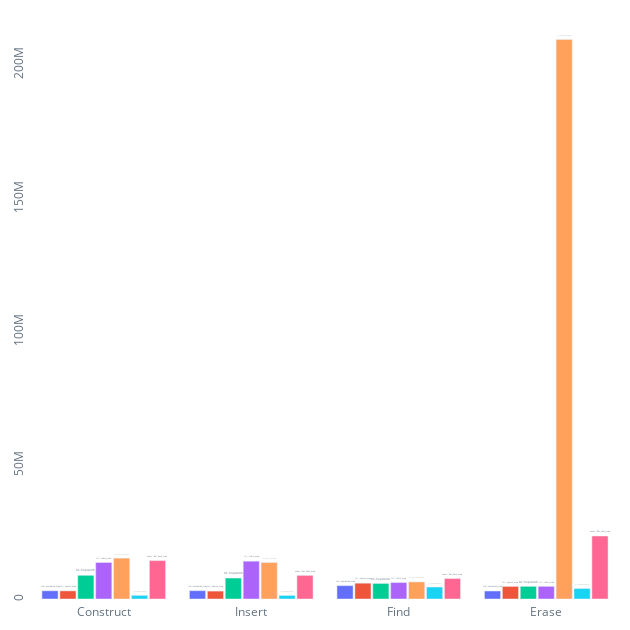

The code cell stored with this chart in its notebook:
### Code cell
df = frame_files('result_containers.json')
workloads = ['Construct', 'Insert', 'Find', 'Erase']
bars = [
    make_bar(
        name='std::unordered_map', 
        color=colors_other[0],
        ops=df[df["name"].str.contains('std::unordered_map')]['entries/core/s'].to_list(),
        workloads=workloads,
    ),
    make_bar(
        name='tsl::sparse_map', 
        color=colors_other[1],
        ops=df[df["name"].str.contains('tsl::sparse_map')]['entries/core/s'].to_list(),
        workloads=workloads,
    ),
    make_bar(
        name='tsl::hopscotch', 
        color=colors_other[2],
        ops=df[df["name"].str.contains('tsl::hopscotch')]['entries/core/s'].to_list(),
        workloads=workloads,
    ),
    make_bar(
        name='tsl::robin_map', 
        color=colors_other[3],
        ops=df[df["name"].str.contains('tsl::robin_map')]['entries/core/s'].to_list(),
        workloads=workloads,
    ),
    make_bar(
        name='google::dense_hash_map', 
        color=colors_other[4],
        ops=df[df["name"].str.contains('google::dense_hash_map')]['entries/core/s'].to_list(),
        workloads=workloads,
    ),
    make_bar(
        name='google::sparse_hash_map', 
        color=colors_other[5],
        ops=df[df["name"].str.contains('google::sparse_hash_map')]['entries/core/s'].to_list(),
        workloads=workloads,
    ),
    make_bar(
        name='unum::flat_hash_map', 
        color=colors_other[6],
        ops=df[df["name"].str.contains('unum::flat_hash_map')]['entries/core/s'].to_list(),
        workloads=workloads,
    ),
]
fig = make_chart_with_bars(bars)
fig.write_image("report_containers.svg")
fig.show()

### Figure 1 — Plotly figure (JSON) as saved in the notebook; plotly's stock layout.template omitted (floating-point values rounded to 4 significant figures)
{"data": [{"name": "std::unordered_map", "orientation": "v", "text": ["std::unordered_map", "std::unordered_map", "std::unordered_map", "std::unordered_map"], "textposition": "outside", "type": "bar", "x": ["Construct", "Insert", "Find", "Erase"], "y": [3076000.0, 3108000.0, 4995000.0, 2989000.0]}, {"name": "tsl::sparse_map", "orientation": "v", "text": ["tsl::sparse_map", "tsl::sparse_map", "tsl::sparse_map", "tsl::sparse_map"], "textposition": "outside", "type": "bar", "x": ["Construct", "Insert", "Find", "Erase"], "y": [3042000.0, 2957000.0, 5922000.0, 4705000.0]}, {"name": "tsl::hopscotch", "orientation": "v", "text": ["tsl::hopscotch", "tsl::hopscotch", "tsl::hopscotch", "tsl::hopscotch"], "textposition": "outside", "type": "bar", "x": ["Construct", "Insert", "Find", "Erase"], "y": [8870000.0, 7852000.0, 5824000.0, 4737000.0]}, {"name": "tsl::robin_map", "orientation": "v", "text": ["tsl::robin_map", "tsl::robin_map", "tsl::robin_map", "tsl::robin_map"], "textposition": "outside", "type": "bar", "x": ["Construct", "Insert", "Find", "Erase"], "y": [13670000.0, 14160000.0, 6165000.0, 4749000.0]}, {"name": "google::dense_hash_map", "orientation": "v", "text": ["google::dense_hash_map", "google::dense_hash_map", "google::dense_hash_map", "google::dense_hash_map"], "textposition": "outside", "type": "bar", "x": ["Construct", "Insert", "Find", "Erase"], "y": [15310000.0, 13660000.0, 6397000.0, 209600000.0]}, {"name": "google::sparse_hash_map", "orientation": "v", "text": ["google::sparse_hash_map", "google::sparse_hash_map", "google::sparse_hash_map", "google::sparse_hash_map"], "textposition": "outside", "type": "bar", "x": ["Construct", "Insert", "Find", "Erase"], "y": [1352000.0, 1331000.0, 4481000.0, 3912000.0]}, {"name": "unum::flat_hash_map", "orientation": "v", "text": ["unum::flat_hash_map", "unum::flat_hash_map", "unum::flat_hash_map", "unum::flat_hash_map"], "textposition": "outside", "type": "bar", "x": ["Construct", "Insert", "Find", "Erase"], "y": [14380000.0, 8840000.0, 7670000.0, 23600000.0]}], "layout": {"bargap": 0.15, "bargroupgap": 0.1, "barmode": "group", "font": {"color": "#637381"}, "height": 630, "margin": {"b": 10, "l": 10, "pad": 4, "r": 10, "t": 10}, "paper_bgcolor": "rgba(0,0,0,0)", "plot_bgcolor": "rgba(0,0,0,0)", "showlegend": false, "width": 630, "yaxis": {"exponentformat": "SI", "tickangle": -90}}}
